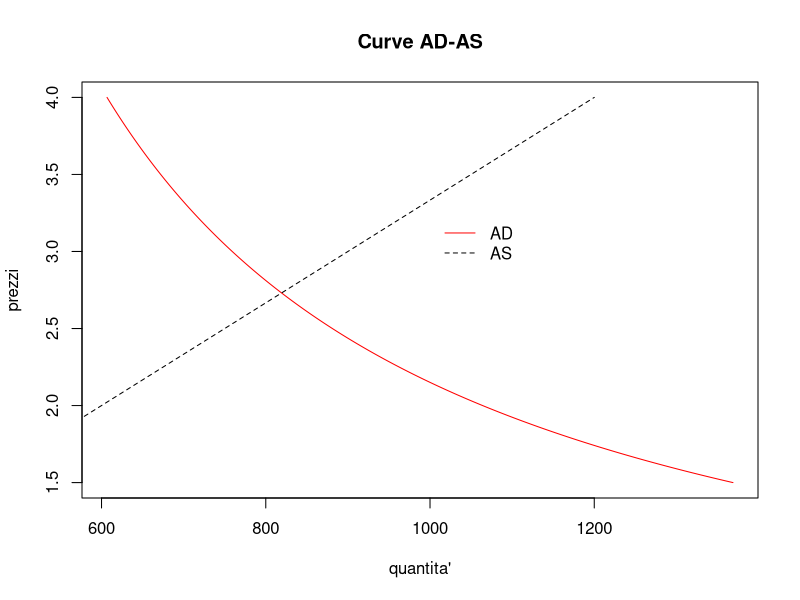

R code for this plot:
#parametri
c<-0.6
b<-1500
k<-0.2
h<-1000
t<-0.2
alpha<-0.5

#variabili esogene
barA<-1
barK<-30000
barC<-160
barI<-100
barG<-200
barM<-1000
barW<-50
barL<-225

Pvec<-seq(1.5,4,0.01)

Yvec.ad<-((barC+barI+barG)-(b/h)*(barL-barM/Pvec))/(1-c*(1-t)+b*k/h)
Yvec.as<-barA*barK^alpha*(barW/Pvec*1/(barA*barK^alpha*(1-alpha)))^(-(1-alpha)/alpha)

plot(Yvec.ad,Pvec,type="l",col="red",main="Curve AD-AS",xlab="quantita'",ylab="prezzi")
lines(Yvec.as,Pvec,lty=2)
#points(Yvec.as[seq(1,251,10)],Pvec[seq(1,251,10)])
legend(1000,3.25,c("AD","AS"),lty=c(1,2),col=c("red","black"),bty="n")
